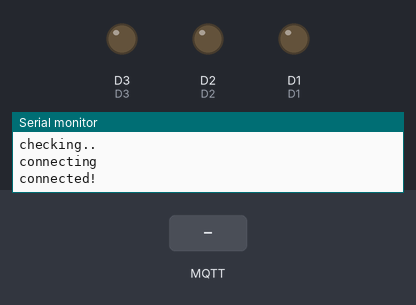
This sketch was run on a simulated ESP8266 (NodeMCU). Shown: output pins drawn as LEDs (lit = HIGH), the last lines printed to the serial monitor. The test bench sets the inputs (shaded band). WiFi joins after 1.5 s; servers stay silent unless stated; no MQTT or app messages arrive unless stated; pins used as bus, display or sensor lines are not drawn.

Above: at 3.2 s.
3.3 s: MQTT message "ileri" arrives on the first subscribed topic
At 4.4 s:
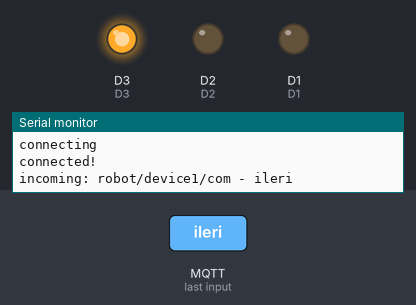
4.8 s: MQTT message "geri" arrives on the first subscribed topic
At 5.5 s:
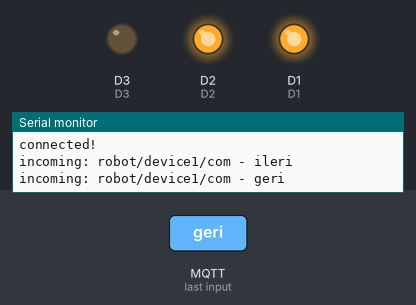
6.3 s: MQTT message "sag" arrives on the first subscribed topic
At 6.7 s:
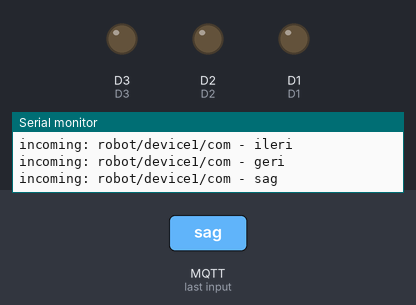
Timing chart, 0 to 9.3 s (numbered marks = the images above; inputs shaded):
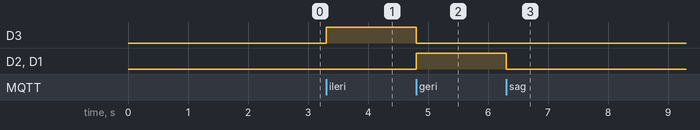

The sketch:

Esp8266motorcontrol.ino
```cpp
#include <ESP8266WiFi.h>
#include <MQTT.h>

const char ssid[] = "KNSLAPTOP";
const char pass[] = "123456789.";
const int D1 = 5;
const int D2 = 4;
const int D3 = 0;
const int D4 = 2;

WiFiClient wificlient;
MQTTClient client;

void connect() {
  Serial.print("checking");
  while (WiFi.status() != WL_CONNECTED) {
    Serial.print(".");
    delay(1000);
  }

  Serial.print("\nconnecting");
  if(client.connect("ESP8266_1","public","public")){
    Serial.println("\nconnected!");
    client.subscribe("robot/device1/com");
    client.publish("robot/device1/status","Connected",true,0);
  }
}

void reconnect(){
  while(!client.connected()){
    Serial.println("Reconnecting to MQTT server...");
    if (client.connect("ESP8266_1", "public","public")) {
      Serial.println("Reconnected to MQTT server");
      client.subscribe("robot/device1/com");
      client.publish("robot/device1/status","Connected",true,0);
    } else {
      Serial.println("Reconnection to MQTT server failed, will try again in 5 seconds");
      delay(5000);
    }
  }
}

void messageReceived(String &topic, String &payload) {
  Serial.println("incoming: " + topic + " - " + payload);
  if (payload == "ileri"){
    digitalWrite(D1,LOW);
    digitalWrite(D2,LOW);
    digitalWrite(D3,HIGH);
    digitalWrite(D4,HIGH);

  }
  else if(payload =="geri"){
    digitalWrite(D3,LOW);
    digitalWrite(D4,LOW);
    digitalWrite(D1,HIGH);
    digitalWrite(D2,HIGH);

  }
  else if(payload =="sag"){
    digitalWrite(D3,LOW);
    digitalWrite(D2,LOW);
    digitalWrite(D1,LOW);
    digitalWrite(D4,HIGH);

  }
  else if(payload =="sol"){
    digitalWrite(D1,LOW);
    digitalWrite(D4,LOW);
    digitalWrite(D2,LOW);
    digitalWrite(D3,HIGH);

  }
  else{
    digitalWrite(D1,LOW);
    digitalWrite(D2,LOW);
    digitalWrite(D3,LOW);
    digitalWrite(D4,LOW);

  }
}

void setup() {
  Serial.begin(115200);
  WiFi.begin(ssid, pass);
  pinMode(D1,OUTPUT);
  pinMode(D2,OUTPUT);
  pinMode(D3,OUTPUT);
  pinMode(D4,OUTPUT);
  digitalWrite(D1,LOW);
  digitalWrite(D2,LOW);
  digitalWrite(D3,LOW);
  digitalWrite(D4,LOW);
  client.begin("broker.kerembilgicer.com",1883, wificlient);
  client.onMessage(messageReceived);
  client.setWill("robot/device1/status","Disconnected",true,0);

  connect();
}

void loop() {
  client.loop();
  delay(10);  //WiFi stability

  if (!client.connected()) {
    reconnect();
  }
}
```

Measured:
- after the input at 3.3 s, D3: LOW → HIGH at once
- after the input at 4.8 s, D3: HIGH → LOW at once; D2, D1: LOW → HIGH at once
- after the input at 6.3 s, D2, D1: HIGH → LOW at once
